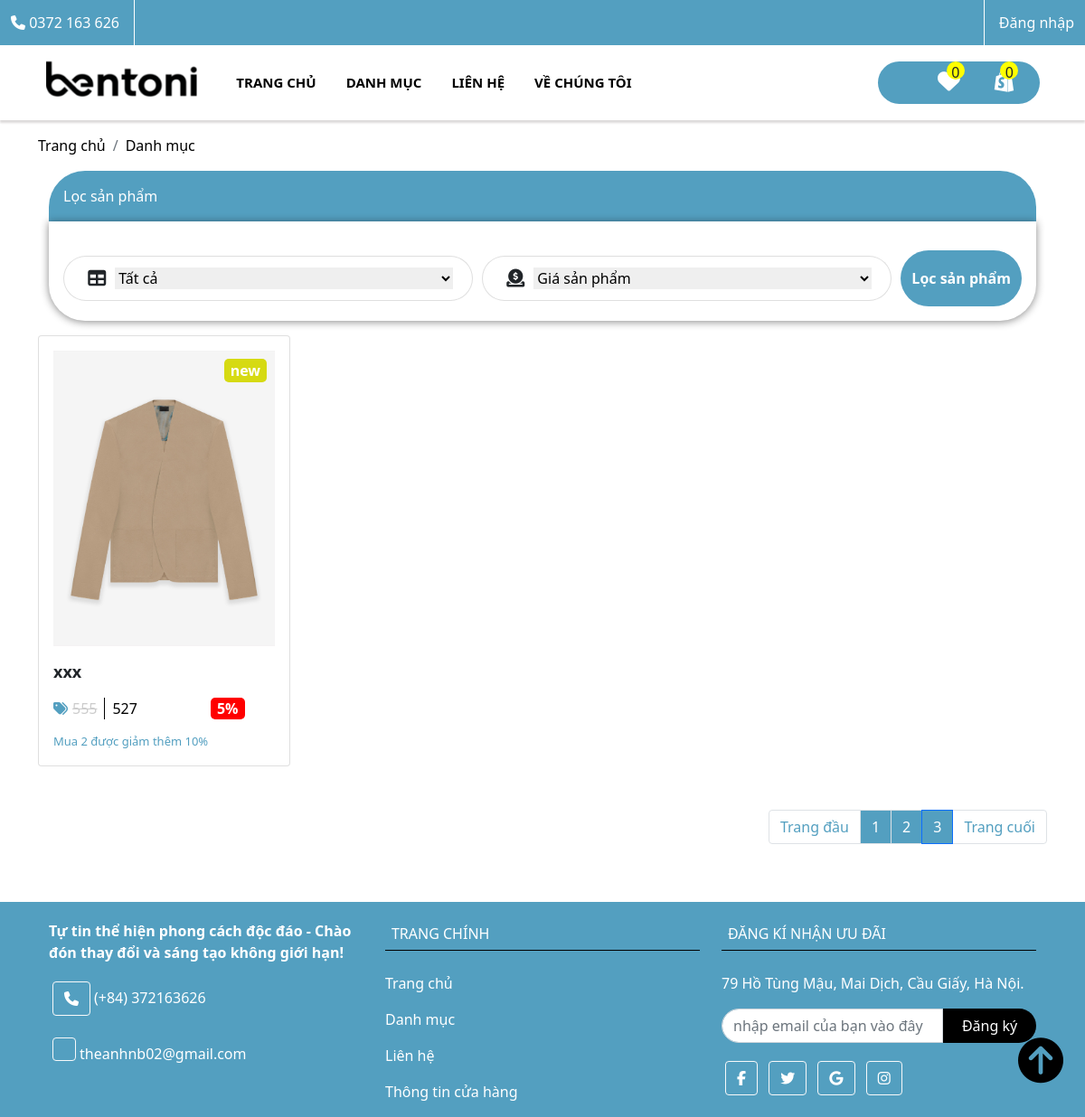
Page /Thoitrang/mvc/controllers/user.php?action=danhmuc&page=3 on the earlier database version.
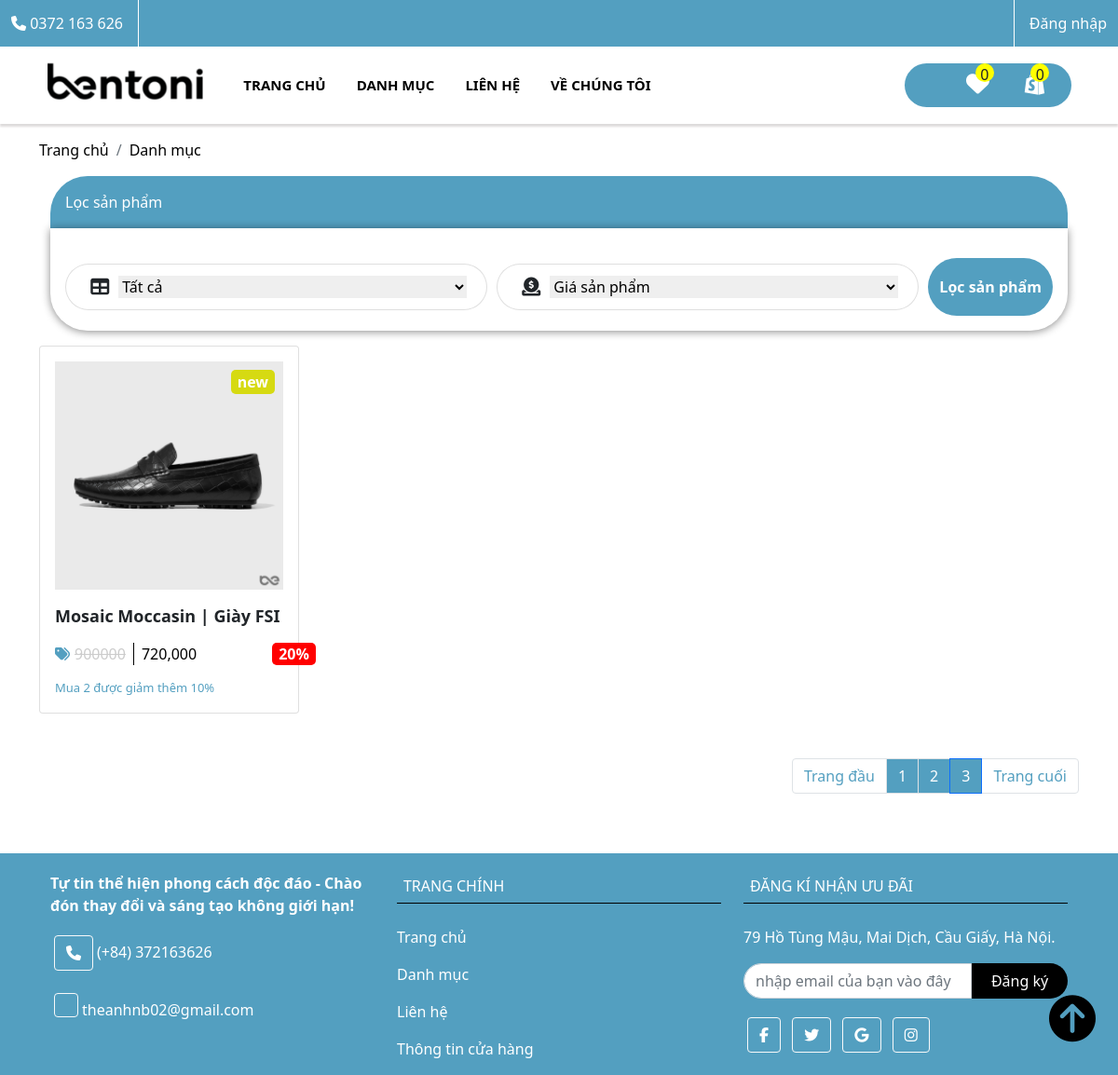
Same page on the later database version.
### tables this page shows
CREATE TABLE `info` (
  `id_info` int(11) NOT NULL,
  `email_info` varchar(256) NOT NULL,
  `logo` varchar(256) NOT NULL,
  `adress_info` varchar(256) NOT NULL,
  `phone_info` char(10) DEFAULT NULL
);

CREATE TABLE `products` (
  `id_pro` int(11) NOT NULL,
  `title_pro` varchar(256) NOT NULL,
  `content_pro` text NOT NULL,
  `thongtin` varchar(256) NOT NULL,
  `image_pro` varchar(256) NOT NULL,
  `quantity_pro` int(11) NOT NULL,
  `price_pro` int(11) NOT NULL,
  `sale_pro` int(11) NOT NULL,
  `date_pro` datetime NOT NULL,
  `special_pro` int(11) NOT NULL DEFAULT 0,
  `view_pro` int(11) NOT NULL,
  `hiden_pro` int(11) NOT NULL DEFAULT 0,
  `cate_id` int(11) NOT NULL
);

### Thoitrang/mvc/models/database.php (called while the page is built, shortened)
<?php
class database{
    private $host = DB_HOST;
    private $user = DB_USER;
    private $pass = DB_PASS;
    private $connect;
    public function __construct(){
        $this->connect = new PDO($this->host,$this->user,$this->pass);
    }
    public function select($sql){
        $select = $this->connect->prepare($sql);
        $select->execute();
        $post = $select->fetchAll();
        return $post;
    }
}
?>

### Thoitrang/mvc/models/function.php (called while the page is built, shortened)
<?php
include_once "../models/database.php";
class handle extends database
{
    public function get_val($table)
    {
        $sql = "SELECT * FROM `$table` WHERE 1" ;
        $gan = $this->select($sql);
        return $gan;
    }
    public function loc_sp($start = 0, $end = 0, $id_cate = '', $search = '', $one = '', $two = '')
    {
        $sql = "SELECT * FROM `products` JOIN cates ON cates.id_cate = products.cate_id
        WHERE 1";
        if ($one != '' && $two != '') {
            $sql .= " LIMIT $one,$two";
        }
        $gan = $this->select($sql);
        return $gan;
    }
}
$post = new handle();
function phantrang($tongsp, $sp, $page)
{
    $start = ($page - 1) * $sp;
    $sum_page = ceil($tongsp / $sp);
    $mang = array(
        'start' => $start,
        'tong_page' => $sum_page,
        'sp' => $sp
    );
    return $mang;
}
?>

### Thoitrang/mvc/controllers/user/post.php (called while the page is built, shortened)
<?php
if (isset($id)) {
    $tym = 0;
    if (!empty($post->get_val_id('loves', 'user_id', $id))) {
        foreach ($post->get_val_id('loves', 'user_id', $id) as $val) :
            $tym++;
        endforeach;
    }
} else {
    $tym = 0;
}
if (isset($_SESSION['cart_pro'])) {
    $tong = 0;
    foreach ($_SESSION['cart_pro'] as $val) {
        extract($val);
        $tong += 1;
    }
    $gh_nav = $tong;
} else {
    $gh_nav = 0;
}
if (isset($_POST['loc'])) {
    $mang_gia = explode('-', $_POST['price']);
    $mang_gia[1] = !empty($mang_gia[1]) ? $mang_gia[1] : 0;
    $id_cate = !empty($_POST['cate']) ? $_POST['cate'] : '';
    $save_dm = $post->loc_sp($mang_gia[0], $mang_gia[1], $id_cate);
    $page = isset($_GET['page']) ? $_GET['page'] : 1;
    $sp_dtb = $post->get_val('products');
    $tongsp = count($save_dm);
    $mang = phantrang($tongsp, 4, $page);
    $save_dm = $post->loc_sp($mang_gia[0], $mang_gia[1], $id_cate, '', $mang['start'], $mang['sp']);
} else {
    $page = isset($_GET['page']) ? $_GET['page'] : 1;
    $sp_dtb = $post->get_val('products');
    $tongsp = count($sp_dtb);
    $mang = phantrang($tongsp, 4, $page);
    $save_dm = $post->loc_sp(0, 0, '', '', $mang['start'], $mang['sp']);
}

### Thoitrang/mvc/views/user/danhmuc.php (the view, shortened to what the rows shown need)
<div class="all__sp mt-3 container">
                            <?php foreach ($post->get_val('cates') as $val) : extract($val); ?>
                            <?php endforeach; ?>
    <main class="main__one container-xl">
        <div class="sp__main">
            <div class="row mt-3 container">
                <?php
                  if (!empty($save_dm)) {
                      foreach ($save_dm as $val) : extract($val) ?>
                        <div class="col-xl-3 col-md-4 col-6 p-3 card">
                            <div class="card__tt">
                                <div class="card__tt-image">
                                    <img src="<?= IMAGE ?><?= $image_pro ?>" alt="">
                                </div>
                                <div class="ten_sp" style="margin-top: 15px;";>
                                      <strong><?= $title_pro ?></strong>
                                  </div>
                                  <div class="gia_sp d-flex" style="margin-top: 15px;";>
                                      <div class="tt_gia_tien" style="margin-right: 5px";>
                                          <i class="fas fa-tags"></i>
                                      </div>
                                      <div class="gia_goc" style="color: #ccc;">
                                          <del><span><?= $price_pro ?></span></del>
                                      </div>
                                      <div class="gia_duocgiam";>
                                          <span><?php echo number_format($sale_chinh = $price_pro - $price_pro * ($sale_pro / 100)); ?></span>
                                      </div>
                                      <div class="sale_sp" style="margin-left: 80px";>
                                          <span>
                                              <?= $sale_pro ?>%
                                          </span>
                                      </div>
                                  </div>
                                  <div class="ten_sp" style=" font-size:13px; margin-top: 15px;">
                                      <span class="text-dark" style="color:rgb(83, 159, 192) !important">Mua 2 được giảm thêm 10%</span>
                                  </div>
                                  <div class="new">
                                      <span>
                                          new
                                      </span>
                                  </div>
                            </div>
                        </div>
                <?php endforeach;
                  } else {
                      echo "<h1>Sản phẩm trống</h1>";
                  } ?>
            </div>
        </div>
    </main>
</div>

### Thoitrang/mvc/views/user/nav-footer/nav.php (shortened to what the rows shown need)
<!DOCTYPE html>
<html lang="en">
<head>
    <link rel="stylesheet" href="https://cdn.jsdelivr.net/gh/lykmapipo/themify-icons@0.1.2/css/themify-icons.css">
    <link href="https://cdn.jsdelivr.net/npm/bootstrap@5.1.1/dist/css/bootstrap.min.css" rel="stylesheet">
    <link rel="stylesheet" href="https://unpkg.com/swiper/swiper-bundle.min.css" />
    <link rel="stylesheet" href="../public/css/web.css">
</head>
<body>
    <?php if (!empty($post->get_val('info'))) {
        foreach ($post->get_val('info') as $logo) : extract($logo); ?>
            <div class="top_nav_tt ">
                <div class="call__us login__us d-flex">
                    <span>
                    <i class="fas fa-phone"></i> 0372 163 626
                    </span>
                </div>
                <div class="login__us d-flex">
                    <?php
                    if (!isset($id)) {
                        echo "<div class='gach mx-3'></div>
                <a href='../controllers/get.php?action=dangxuat'>Đăng nhập</a>";
                    } ?>
                </div>
            </div>
            <nav class="navbar navbar-expand-lg bg-white navbar-white sticky-top">
                <div class="container-fluid ">
                    <a class="navbar-brand" href="#">
                        <div class="nav__logo">
                            <a href="<?= CONTROLLERS_USER ?>"><img src="<?= IMAGE ?><?= $logo?>" alt="" style="height: 50px; width: auto; margin-bottom: 10px; margin-right:20px"></a>
                        </div>
                    </a>
                    <div class="collapse navbar-collapse" id="collapsibleNavbar">
                        <ul class="navbar-nav">
                            <li class="nav-item">
                                <a class="nav-link" style="padding-right: 25px; font-weight: 700; font-size:15px" href="<?= CONTROLLERS_USER ?>">TRANG CHỦ</a>
                            </li>
                            <li class="nav-item">
                                <a class="nav-link" style="padding-right: 25px; font-weight: 700; font-size:15px" href="<?= CONTROLLERS_USER ?>?action=danhmuc">DANH MỤC</a>
                            </li>
                            <li class="nav-item">
                                <a class="nav-link" style="padding-right: 25px; font-weight: 700; font-size:15px" href="<?= CONTROLLERS_USER ?>?action=contact">LIÊN HỆ</a>
                            </li>
                            <li class="nav-item">
                                <a class="nav-link" style="padding-right: 25px; font-weight: 700; font-size:15px" href="<?= CONTROLLERS_USER ?>?action=gioithieu">VỀ CHÚNG TÔI</a>
                            </li>
                        </ul>
                        <div class="nav__right d-flex justify-content-around ">
                            <div class="love">
                                <div class="sl"><?= $tym ?></div>
                                <a href="<?= CONTROLLERS_USER ?>?action=like">
                                    <span>
                                        <i class="fas fa-heart"></i>
                                    </span>
                                </a>
                            </div>
                            <div class="shop__cart">
                                <div class="sl">
                                    <?= $gh_nav ?>
                                </div>
                                <a href="<?= CONTROLLERS_USER ?>?action=card">
                                    <span>
                                        <i class="fab fa-shopify"></i>
                                    </span>
                                </a>
                            </div>
                        </div>
                    </div>
                </div>
            </nav>
    <?php endforeach;
    } ?>

### Thoitrang/mvc/views/user/nav-footer/footer.php (shortened to what the rows shown need)
<?php if (!empty($post->get_val('info'))) {
    foreach ($post->get_val('info') as $logo) : extract($logo); ?>
        <div class="mt-5 w-100">
            <footer class="text-center text-lg-start text-black">
                <div class="p-1 pb-0">
                    <section class="container">
                        <div class="row">
                            <div class="col-xl-4 col-sm-12 mt-3 d-flex flex-column">
                            <strong><span class="mt-3" ->
                            Tự tin thể hiện phong cách độc đáo - Chào đón thay đổi và sáng tạo không giới hạn!
                                </span>
                            </strong>
                                <div class="footer__info d-flex mt-3">
                                    <a class="btn btn-outline-light btn-floating m-1" role="button"><i class="fas fa-phone"></i></a>
                                    <div class="footer__phone--sdt d-flex flex-column ">
                                        <span style="margin-top: 10px;">
                                            (+84) 372163626
                                        </span>
                                    </div>
                                </div><div class="footer__info d-flex mt-3">
                                <a class="btn btn-outline-light btn-floating m-1" role="button"><i class="ti-email"></i></a>
                                    <div class="footer__email d-flex flex-column ">
                                        <span style="margin-top: 10px;">
                                           theanhnb02@gmail.com
                                        </span>
                                    </div>
                                </div>
                            </div>
                            <div class="col-xl-4 col-sm-12 mt-3">
                                <h6 class="text-uppercase mb-4 font-weight-bold">Trang chính</h6>
                                <p>
                                    <a class="" href="<?= CONTROLLERS_USER ?>">Trang chủ</a>
                                </p>
                                <p>
                                    <a class="" href="<?= CONTROLLERS_USER ?>?action=danhmuc">Danh mục</a>
                                </p>
                                <p>
                                    <a class="" href="<?= CONTROLLERS_USER ?>?action=contact">Liên hệ</a>
                                </p>
                                <p>
                                    <a class="" href="<?= CONTROLLERS_USER ?>?action=gioithieu">Thông tin cửa hàng</a>
                                </p>
                            </div>
                            <div class="col-xl-4 col-sm-12 mt-3">
                                <h6 class="text-uppercase mb-4 font-weight-bold">
                                    Đăng kí nhận ưu đãi
                                </h6>
                                <p>
                                    <a class="">
                                        <?= $adress_info ?>
                                    </a>
                                </p>
                                <p>
                                <form class="d-flex">
                                    <input class="form-control" type="text" placeholder="nhập email của bạn vào đây">
                                    <button class="btn text-white" type="button">Đăng ký</button>
                                </form>
                                </p>
                                <p>
                                <div class="">
                                <a class="btn btn-outline-light btn-floating m-1" role="button"><i class="fab fa-facebook-f"></i></a>
                                <a class="btn btn-outline-light btn-floating m-1" role="button"><i class="fab fa-twitter"></i></a>
                                <a class="btn btn-outline-light btn-floating m-1" role="button"><i class="fab fa-google"></i></a>
                                <a class="btn btn-outline-light btn-floating m-1" role="button"><i class="fab fa-instagram"></i></a>
                            </div>
                                </p>
                            </div>
                        </div>
                    </section>
            </footer>
            <div class="top" id="myBtn"> <i class="fas fa-arrow-circle-up"></i> </div>
        </div>
<?php endforeach;
} ?>
</body>
</html>

Differences in the rows shown:
removed products: image_pro (picture), title_pro "xxx", price_pro "555", $sale_chinh = $price_pro - $price_pro * ($sale_pro / 100) "527", sale_pro "5"
now on this page (row edited): products: image_pro (picture), title_pro "Mosaic Moccasin | Giày FSI", price_pro "900000", $sale_chinh = $price_pro - $price_pro * ($sale_pro / 100) "720,000", sale_pro "20"
